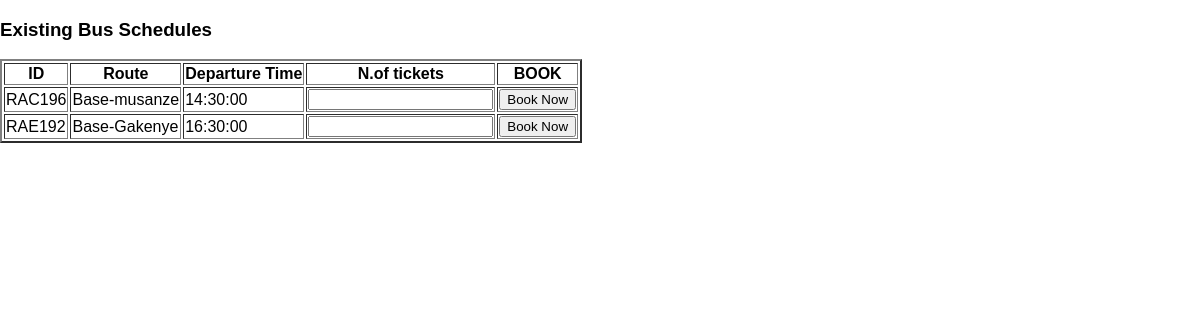
The app's page /users_home.php (signed in) with its own data.
### tables this page shows
CREATE TABLE `bus_schedules` (
  `id` varchar(80) NOT NULL,
  `route` varchar(255) NOT NULL,
  `departure_time` time NOT NULL,
  `money` int(5) NOT NULL,
  `created_at` timestamp NOT NULL DEFAULT current_timestamp()
);

### server.php (called while the page is built, shortened)
<?php
$host = 'localhost';
$dbname = 'transport';
$username = 'root';
$password = '';
try {
    $pdo = new PDO("mysql:host=$host;dbname=$dbname", $username, $password);
    $pdo->setAttribute(PDO::ATTR_ERRMODE, PDO::ERRMODE_EXCEPTION);
} catch (PDOException $e) {
    die("Database connection failed: " . $e->getMessage());
}
function getBusSchedules() {
    global $pdo;
    $stmt = $pdo->query("SELECT * FROM bus_schedules");
    return $stmt->fetchAll(PDO::FETCH_ASSOC);
}
?>

### users_home.php (the view, shortened to what this page needs)
<?php
include("server.php");
$busSchedules = getBusSchedules();
?>
<!DOCTYPE html>
<html lang="en">
<head>
    <link rel="stylesheet" href="style.css">
</head>
<body>
    <h3>Existing Bus Schedules</h3>
    <table border="2">
        <thead>
            <tr>
                <th>ID</th>
                <th>Route</th>
                <th>Departure Time</th>
                <th>N.of tickets</th>
                <th>BOOK</th>
            </tr>
        </thead>
        <tbody>
            <?php foreach ($busSchedules as $schedule) : ?>
                <tr>
                    <td><?php echo $schedule['id']; ?></td>
                    <td><?php echo $schedule['route']; ?></td>
                    <td><?php echo $schedule['departure_time']; ?></td>
                    <td>
                        <form action="users_home.php" method="post">
                            <input type="number" name="num_tickets" min="1" required>
                    </td>
                    <td>
                            <input type="submit" value="Book Now">
                    </td>
                </tr>
            <?php endforeach; ?>
        </tbody>
    </table>
</body>
</html>

### style.css (style rules this page uses)
body { font-family: Arial, sans-serif; margin: 0; padding: 0; }

### records on screen
bus_schedules: id "RAC196", route "Base-musanze", departure_time "14:30:00"
bus_schedules: id "RAE192", route "Base-Gakenye", departure_time "16:30:00"
